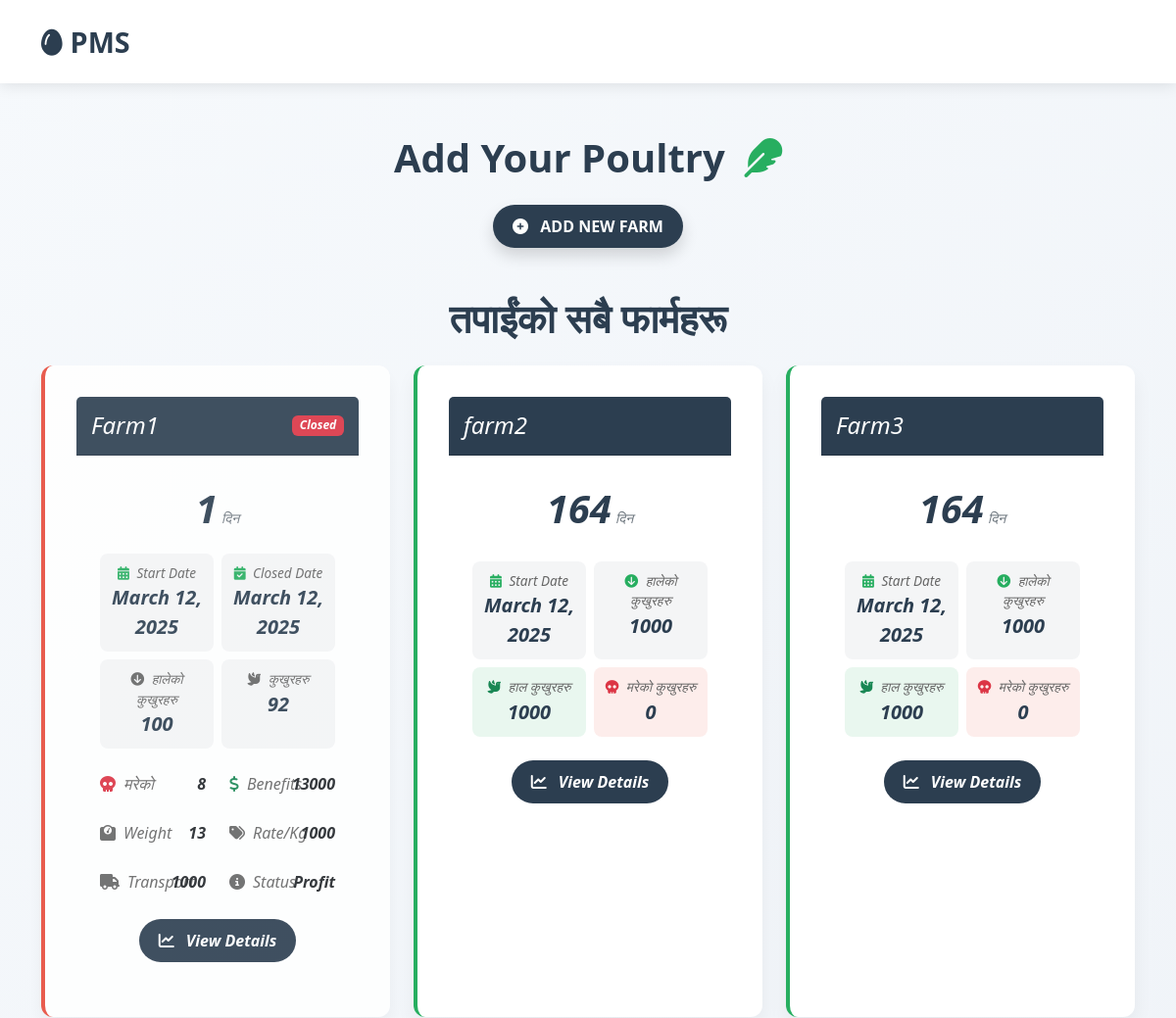
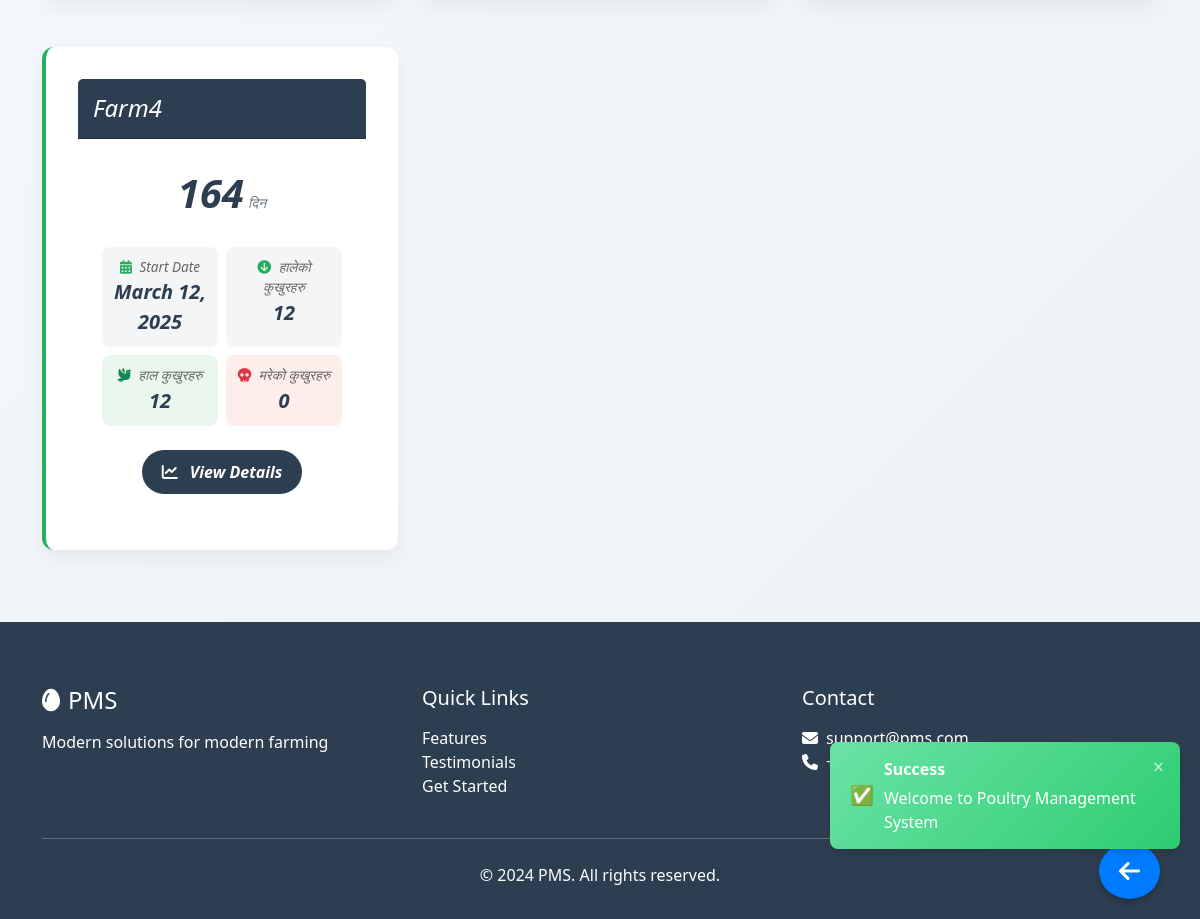
Screenshot of /userhome/mainpage/1/ (signed in) with the database file from the repository (2 pictures, top to bottom).
### userhome/models.py (models this page shows, shortened)
class Poultry(models.Model):
    user = models.ForeignKey(User, on_delete=models.CASCADE)
    poultryName = models.CharField(max_length=20, primary_key=True)
    totalChicken = models.IntegerField()
    totalDead = models.IntegerField(default=0)
    startDate = models.DateField(auto_now_add=True)
    Closedstatus = models.BooleanField(default=False)
    closedDate = models.DateField(blank=True, null=True)
    TransportCost = models.IntegerField(default=0, blank=True, null=True)
    RatePerKg = models.IntegerField(default=0, blank=True, null=True)
    TotalWeight = models.IntegerField(default=0, blank=True, null=True)
    TotalAmount = models.IntegerField(default=0, blank=True, null=True)
    description = models.TextField(blank=True, null=True)
    STATUS_CHOICES = [
        ('Profit', 'Profit'),
        ('Loss', 'Loss'),
        ('None', 'None'),
    ]
    Status = models.CharField(max_length=10, choices=STATUS_CHOICES, default='None')
    @property
    def totalDays(self):
        if self.Closedstatus:
            return ((self.closedDate - self.startDate)).days+1
        return ((date.today() - self.startDate)).days+1
    @property
    def totalChickenNow(self):
        return ((self.totalChicken-self.totalDead))

### userhome/views.py (the view)
# urls.py: path('mainpage/<int:user_id>/', views.userHome, name='mainpage'),
@login_required
def userHome(request,user_id):
    messages.success(request, "Welcome to Poultry Management System")
    if not CheckUser(request, user_id):
        return redirect('/')
    user_info = Poultry.objects.filter(user_id=user_id).order_by('-startDate')
    for poultry in user_info:
        poultryName = poultry.poultryName
        UpdateTotal(user_id,poultryName)
    return render(request, 'mainpage.html',{'parms':user_info})

### userhome/models.py (called while the page is built)
    def calculate_totals(self, user):
        bills = BillPost.objects.filter(poultryName=self.poultryName, poultryName__user=user)
        self.totalDana = sum(bill.totalChickenFeed for bill in bills)
        self.totalMedicine = sum(bill.totalMedicine for bill in bills)
        self.totalVaccine = sum(bill.totalVaccine for bill in bills)
        self.totalAmount = sum(bill.totalAmount for bill in bills)
        self.totalBhus = sum(bill.totalBhus for bill in bills)

    def save(self, *args, **kwargs):
        self.calculate_totals(self.poultryName.user)
        super().save(*args, **kwargs)

### userhome/service.py (called while the page is built)
def UpdateTotal(user_id,poultryName):
    poultry = get_object_or_404(Poultry, user_id=user_id, poultryName=poultryName)
    total_obj, created = Total.objects.get_or_create(poultryName=poultry)
    total_obj.calculate_totals(poultry.user)
    total_obj.save()

def CheckUser(request, user_id):
    if request.user.id != user_id:
        messages.error(request, "You are not authorized to view this page.")
        return False
    return True

### userhome/templates/mainpage.html (shortened to what this page needs)
{% extends 'Base.html' %}
{% block mainContent%}
{%load static%}
  <div class="container py-5">
    <div class="row">
      <div class="col-12">
        <h1 class="section-heading text-center mb-4">
          <span class="me-2">Add Your Poultry</span>
          <i class="fas fa-feather text-accent"></i>
        </h1>
        <div class="text-center mb-5">
          <button class="btn btn-primary add-button shadow" data-bs-toggle="modal" data-bs-target="#addPoultry">
            <i class="fas fa-plus-circle me-2"></i> ADD NEW FARM
          </button>
        </div>
        <h2 class="section-heading text-center mb-4">
          तपाईंको सबै फार्महरू
        </h2>
        <div class="row g-4">
          {% for parm in parms %}
            {% if parm.Closedstatus == False %}
              <div class="col-md-4 mb-4">
                <div class="card feature-card active-farm">
                  <div class="card-header">
                    <h4 class="my-0 font-weight-bold">{{parm.poultryName}}</h4>
                  </div>
                  <div class="card-body">
                    <div class="text-center mb-4">
                      <span class="stat-number">{{parm.totalDays}}</span>
                      <small class="text-muted">दिन</small>
                    </div>
                    <div class="stat-grid mb-4">
                      <div class="stat-box">
                        <div class="label"><i class="fas fa-calendar-alt me-1 text-accent"></i> Start Date</div>
                        <div class="value">{{parm.startDate}}</div>
                      </div>
                      <div class="stat-box">
                        <div class="label"><i class="fas fa-arrow-circle-down me-1 text-accent"></i> हालेको कुखुरहरु</div>
                        <div class="value">{{parm.totalChicken}}</div>
                      </div>
                      <div class="stat-box highlight">
                        <div class="label"><i class="fas fa-dove me-1 text-success"></i> हाल कुखुरहरु</div>
                        <div class="value">{{parm.totalChickenNow}}</div>
                      </div>
                      <div class="stat-box warning">
                        <div class="label"><i class="fas fa-skull me-1 text-danger"></i> मरेको कुखुरहरु</div>
                        <div class="value">{{parm.totalDead}}</div>
                      </div>
                    </div>
                    <div class="text-center mt-4">
                      <a href="profile/{{parm.poultryName}}" class="btn btn-primary">
                        <i class="fas fa-chart-line me-2"></i> View Details
                      </a>
                    </div>
                  </div>
                </div>
              </div>
            {% endif %}
            {% if parm.Closedstatus == True %}
              <div class="col-md-4 mb-4">
                <div class="card feature-card closed-farm">
                  <div class="card-header">
                    <div class="d-flex justify-content-between align-items-center">
                      <h4 class="my-0 font-weight-bold">{{parm.poultryName}}</h4>
                      <span class="badge bg-danger">Closed</span>
                    </div>
                  </div>
                  <div class="card-body">
                    <div class="text-center mb-3">
                      <span class="stat-number">{{parm.totalDays}}</span>
                      <small class="text-muted">दिन</small>
                    </div>
                    <div class="stat-grid mb-4">
                      <div class="stat-box">
                        <div class="label"><i class="fas fa-calendar-alt me-1 text-accent"></i> Start Date</div>
                        <div class="value">{{parm.startDate}}</div>
                      </div>
                      <div class="stat-box">
                        <div class="label"><i class="fas fa-calendar-check me-1 text-accent"></i> Closed Date</div>
                        <div class="value">{{parm.closedDate}}</div>
                      </div>
                      <div class="stat-box">
                        <div class="label"><i class="fas fa-arrow-circle-down me-1"></i> हालेको कुखुरहरु</div>
                        <div class="value">{{parm.totalChicken}}</div>
                      </div>
                      <div class="stat-box">
                        <div class="label"><i class="fas fa-dove me-1"></i> कुखुरहरु</div>
                        <div class="value">{{parm.totalChickenNow}}</div>
                      </div>
                    </div>
                    <div class="row mb-3">
                      <div class="col-6">
                        <div class="farm-stat">
                          <div class="farm-stat-label"><i class="fas fa-skull me-2 text-danger"></i> मरेको</div>
                          <div class="farm-stat-value">{{parm.totalDead}}</div>
                        </div>
                      </div>
                      <div class="col-6">
                        <div class="farm-stat">
                          <div class="farm-stat-label"><i class="fas fa-dollar-sign me-2 text-success"></i> Benefits</div>
                          <div class="farm-stat-value">{{parm.TotalAmount}}</div>
                        </div>
                      </div>
                    </div>
                    <div class="row mb-3">
                      <div class="col-6">
                        <div class="farm-stat">
                          <div class="farm-stat-label"><i class="fas fa-weight me-2"></i> Weight</div>
                          <div class="farm-stat-value">{{parm.TotalWeight}}</div>
                        </div>
                      </div>
                      <div class="col-6">
                        <div class="farm-stat">
                          <div class="farm-stat-label"><i class="fas fa-tags me-2"></i> Rate/Kg</div>
                          <div class="farm-stat-value">{{parm.RatePerKg}}</div>
                        </div>
                      </div>
                    </div>
                    <div class="row mb-3">
                      <div class="col-6">
                        <div class="farm-stat">
                          <div class="farm-stat-label"><i class="fas fa-truck me-2"></i> Transport</div>
                          <div class="farm-stat-value">{{parm.TransportCost}}</div>
                        </div>
                      </div>
                      <div class="col-6">
                        <div class="farm-stat">
                          <div class="farm-stat-label"><i class="fas fa-info-circle me-2"></i> Status</div>
                          <div class="farm-stat-value">{{parm.Status}}</div>
                        </div>
                      </div>
                    </div>
                    <div class="text-center mt-3">
                      <a href="profile/{{parm.poultryName}}" class="btn btn-primary">
                        <i class="fas fa-chart-line me-2"></i> View Details
                      </a>
                    </div>
                  </div>
                </div>
              </div>
            {% endif %}
          {% endfor %}
        </div>
      </div>
    </div>
  </div>
</div>
{%endblock%}

### userhome/templates/Base.html (style rules this page uses)
.card { font-style: oblique; }

### userhome/templates/mainpage.html (style rules this page uses)
:root { --primary-color: #2c3e50; --accent-color: #27ae60; --danger-color: #e74c3c; --card-border-radius: 12px; --transition-speed: 0.3s; }
body { font-family: 'Segoe UI', Tahoma, Geneva, Verdana, sans-serif; background: linear-gradient(135deg, #f6f9fc, #eef2f7); }
.section-heading { font-weight: 700; color: var(--primary-color); }
.text-accent { color: var(--accent-color); }
.feature-card { border-radius: var(--card-border-radius); box-shadow: 0 10px 20px rgba(0, 0, 0, 0.05); transition: transform var(--transition-speed), box-shadow var(--transition-speed); overflow: hidden; height: 100%; border: none; }
.card-header { background-color: var(--primary-color); color: white; padding: 15px; border-radius: var(--card-border-radius) var(--card-border-radius) 0 0; }
.stat-number { font-size: 2.5rem; font-weight: 700; color: var(--primary-color); }
.btn-primary { background-color: var(--primary-color); border-color: var(--primary-color); padding: 10px 20px; border-radius: 30px; font-weight: 600; transition: all var(--transition-speed); }
.active-farm { border-left: 4px solid var(--accent-color); }
.closed-farm { border-left: 4px solid var(--danger-color); opacity: 0.9; }
.card-body { padding: 1.5rem; }
.add-button { transition: all var(--transition-speed); }
.farm-stat { display: flex; margin-bottom: 10px; }
.farm-stat-label { width: 50%; color: #666; display: flex; align-items: center; }
.farm-stat-value { width: 50%; font-weight: 600; text-align: right; }
.stat-grid { display: grid; grid-template-columns: 1fr 1fr; gap: 8px; }
.stat-box { background-color: rgba(44, 62, 80, 0.05); padding: 10px; border-radius: 8px; text-align: center; }
.stat-box .label { font-size: 0.85rem; color: #666; }
.stat-box .value { font-size: 1.25rem; font-weight: 600; color: var(--primary-color); }
.stat-box.highlight { background-color: rgba(39, 174, 96, 0.1); }
.stat-box.warning { background-color: rgba(231, 76, 60, 0.1); }

### rows the page displays
Poultry: poultryName "Farm1", totalDays "1", startDate "March 12, 2025", closedDate "March 12, 2025", totalChicken "100", totalChickenNow "92", totalDead "8", TotalAmount "13000", TotalWeight "13", RatePerKg "1000", TransportCost "1000", Status "Profit"
Poultry: poultryName "farm2", totalDays "164", startDate "March 12, 2025", totalChicken "1000", totalChickenNow "1000", totalDead "0"
Poultry: poultryName "Farm3", totalDays "164", startDate "March 12, 2025", totalChicken "1000", totalChickenNow "1000", totalDead "0"
Poultry: poultryName "Farm4", totalDays "164", startDate "March 12, 2025", totalChicken "12", totalChickenNow "12", totalDead "0"
